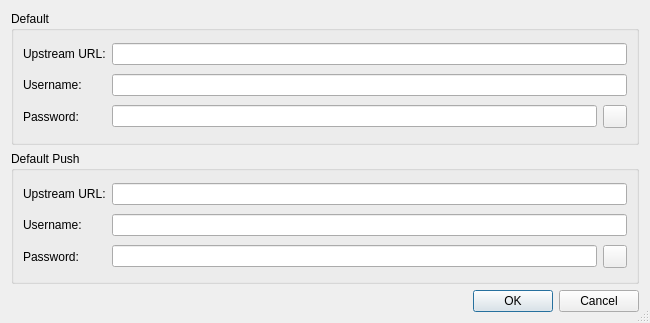
<?xml version="1.0" encoding="UTF-8"?>
<ui version="4.0">
 <class>HgRepoConfigDataDialog</class>
 <widget class="QDialog" name="HgRepoConfigDataDialog">
  <property name="geometry">
   <rect>
    <x>0</x>
    <y>0</y>
    <width>650</width>
    <height>323</height>
   </rect>
  </property>
  <property name="windowTitle">
   <string>Mercurial Repository Configuration</string>
  </property>
  <property name="sizeGripEnabled">
   <bool>true</bool>
  </property>
  <layout class="QVBoxLayout" name="verticalLayout">
   <item>
    <widget class="QGroupBox" name="groupBox">
     <property name="title">
      <string>Default</string>
     </property>
     <layout class="QGridLayout" name="gridLayout">
      <item row="0" column="0">
       <widget class="QLabel" name="label_2">
        <property name="text">
         <string>Upstream URL:</string>
        </property>
       </widget>
      </item>
      <item row="0" column="1" colspan="2">
       <widget class="E5ClearableLineEdit" name="defaultUrlEdit">
        <property name="toolTip">
         <string>Enter the URL of the upstream repository</string>
        </property>
       </widget>
      </item>
      <item row="1" column="0">
       <widget class="QLabel" name="label_3">
        <property name="text">
         <string>Username:</string>
        </property>
       </widget>
      </item>
      <item row="1" column="1" colspan="2">
       <widget class="E5ClearableLineEdit" name="defaultUserEdit">
        <property name="toolTip">
         <string>Enter user name to acces the upstream repository</string>
        </property>
       </widget>
      </item>
      <item row="2" column="0">
       <widget class="QLabel" name="label_4">
        <property name="text">
         <string>Password:</string>
        </property>
       </widget>
      </item>
      <item row="2" column="1">
       <widget class="E5ClearableLineEdit" name="defaultPasswordEdit">
        <property name="toolTip">
         <string>Enter the password to acces the upstream repository</string>
        </property>
        <property name="echoMode">
         <enum>QLineEdit::Password</enum>
        </property>
       </widget>
      </item>
      <item row="2" column="2">
       <widget class="QToolButton" name="defaultShowPasswordButton">
        <property name="toolTip">
         <string>Press to show the password</string>
        </property>
        <property name="checkable">
         <bool>true</bool>
        </property>
       </widget>
      </item>
     </layout>
    </widget>
   </item>
   <item>
    <widget class="QGroupBox" name="groupBox_2">
     <property name="title">
      <string>Default Push</string>
     </property>
     <layout class="QGridLayout" name="gridLayout_2">
      <item row="0" column="0">
       <widget class="QLabel" name="label_5">
        <property name="text">
         <string>Upstream URL:</string>
        </property>
       </widget>
      </item>
      <item row="0" column="1" colspan="2">
       <widget class="E5ClearableLineEdit" name="defaultPushUrlEdit">
        <property name="toolTip">
         <string>Enter the URL of the upstream (push) repository</string>
        </property>
       </widget>
      </item>
      <item row="1" column="0">
       <widget class="QLabel" name="label_7">
        <property name="text">
         <string>Username:</string>
        </property>
       </widget>
      </item>
      <item row="1" column="1" colspan="2">
       <widget class="E5ClearableLineEdit" name="defaultPushUserEdit">
        <property name="toolTip">
         <string>Enter user name to acces the upstream (push) repository</string>
        </property>
       </widget>
      </item>
      <item row="2" column="0">
       <widget class="QLabel" name="label_6">
        <property name="text">
         <string>Password:</string>
        </property>
       </widget>
      </item>
      <item row="2" column="1">
       <widget class="E5ClearableLineEdit" name="defaultPushPasswordEdit">
        <property name="toolTip">
         <string>Enter the password to acces the upstream (push) repository</string>
        </property>
        <property name="echoMode">
         <enum>QLineEdit::Password</enum>
        </property>
       </widget>
      </item>
      <item row="2" column="2">
       <widget class="QToolButton" name="defaultPushShowPasswordButton">
        <property name="toolTip">
         <string>Press to show the password</string>
        </property>
        <property name="checkable">
         <bool>true</bool>
        </property>
       </widget>
      </item>
     </layout>
    </widget>
   </item>
   <item>
    <widget class="QDialogButtonBox" name="buttonBox">
     <property name="orientation">
      <enum>Qt::Horizontal</enum>
     </property>
     <property name="standardButtons">
      <set>QDialogButtonBox::Cancel|QDialogButtonBox::Ok</set>
     </property>
    </widget>
   </item>
  </layout>
 </widget>
 <customwidgets>
  <customwidget>
   <class>E5ClearableLineEdit</class>
   <extends>QLineEdit</extends>
   <header>E5Gui/E5LineEdit.h</header>
  </customwidget>
 </customwidgets>
 <tabstops>
  <tabstop>defaultUrlEdit</tabstop>
  <tabstop>defaultUserEdit</tabstop>
  <tabstop>defaultPasswordEdit</tabstop>
  <tabstop>defaultShowPasswordButton</tabstop>
  <tabstop>defaultPushUrlEdit</tabstop>
  <tabstop>defaultPushUserEdit</tabstop>
  <tabstop>defaultPushPasswordEdit</tabstop>
  <tabstop>defaultPushShowPasswordButton</tabstop>
  <tabstop>buttonBox</tabstop>
 </tabstops>
 <resources/>
 <connections>
  <connection>
   <sender>buttonBox</sender>
   <signal>accepted()</signal>
   <receiver>HgRepoConfigDataDialog</receiver>
   <slot>accept()</slot>
   <hints>
    <hint type="sourcelabel">
     <x>248</x>
     <y>254</y>
    </hint>
    <hint type="destinationlabel">
     <x>157</x>
     <y>274</y>
    </hint>
   </hints>
  </connection>
  <connection>
   <sender>buttonBox</sender>
   <signal>rejected()</signal>
   <receiver>HgRepoConfigDataDialog</receiver>
   <slot>reject()</slot>
   <hints>
    <hint type="sourcelabel">
     <x>316</x>
     <y>260</y>
    </hint>
    <hint type="destinationlabel">
     <x>286</x>
     <y>274</y>
    </hint>
   </hints>
  </connection>
 </connections>
</ui>
